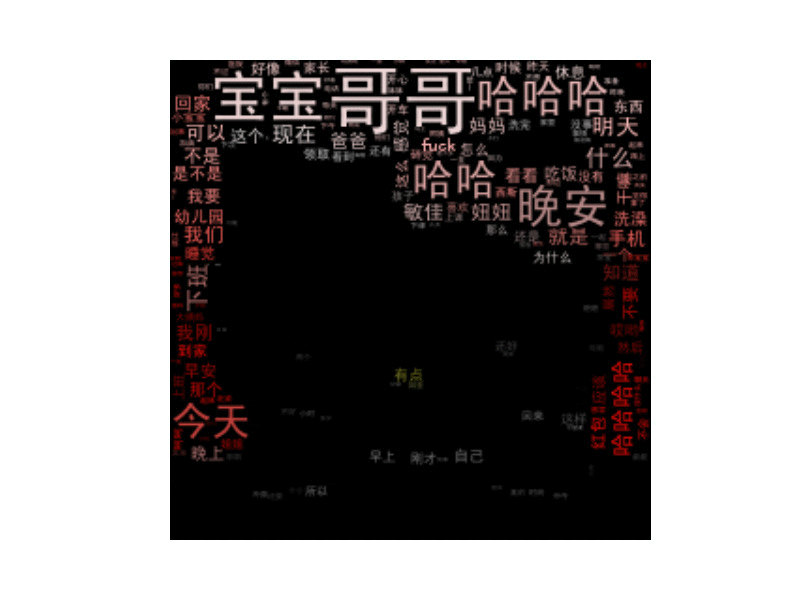
#> input picture com/office/util/cloudtag/9963253270.gif, 800 x 600 px
$ python gif3.py
#> lines starting #> are read from the running program, lines starting #| are printed output that depends on the picture
from PIL import Image, ImageSequence
import sys, os
filename="9963253270.gif"
im = Image.open(filename)
#> im is the input picture: PIL image 800x600 P; mean R, G, B 141.9, 138.9, 138.8
original_duration = im.info['duration']
#> original_duration = 0
frames = [frame.copy() for frame in ImageSequence.Iterator(im)]
#> frames = 5 items
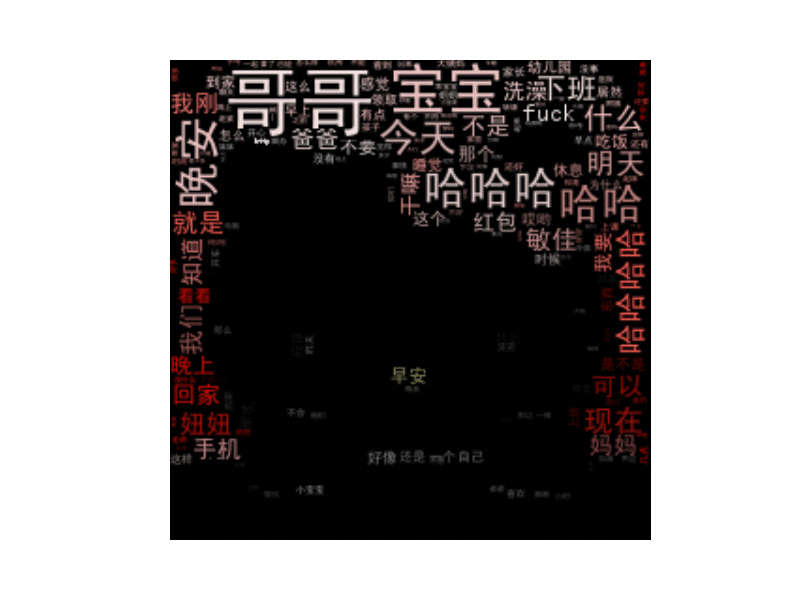
#> im: PIL image 800x600 RGB; mean R, G, B 143, 140, 139.9
frames.reverse()

from images2gif import writeGif
writeGif("reverse_" + os.path.basename(filename), frames, duration=original_duration/1000.0, dither=0)
#> (this line was passed over: images2gif is not available in this run)
